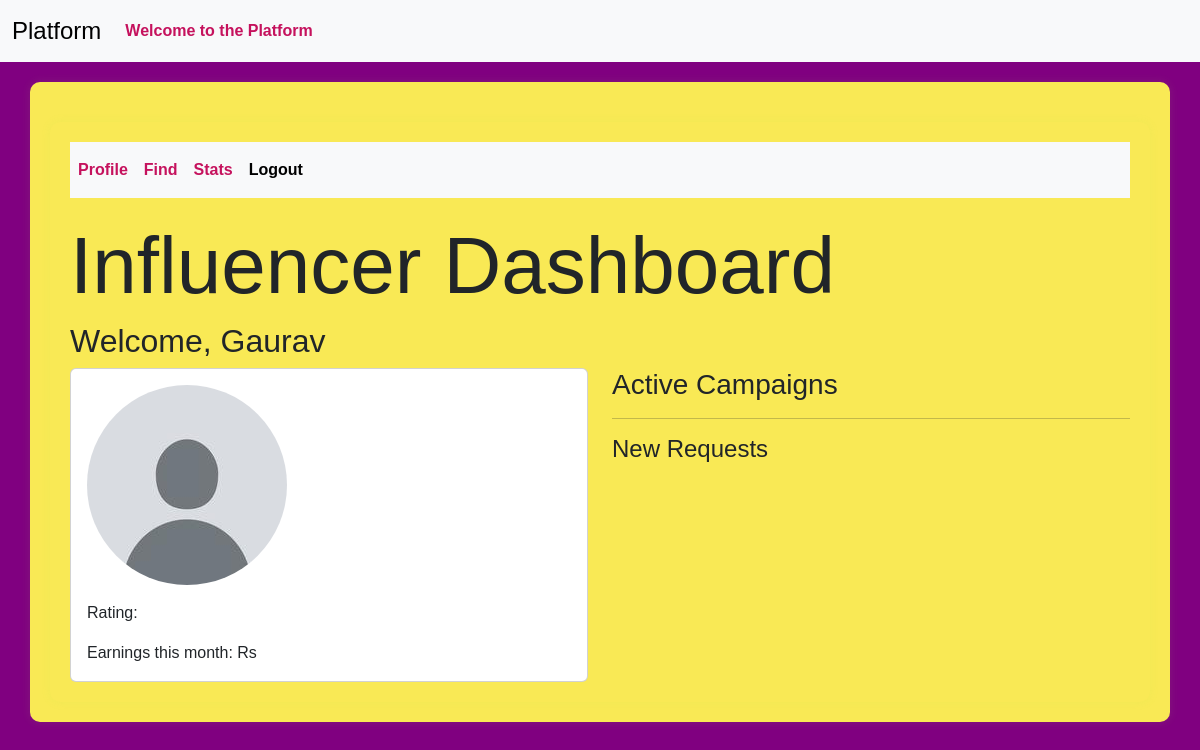
/influencer/dashboard (signed in), run on an earlier commit of the app's database.
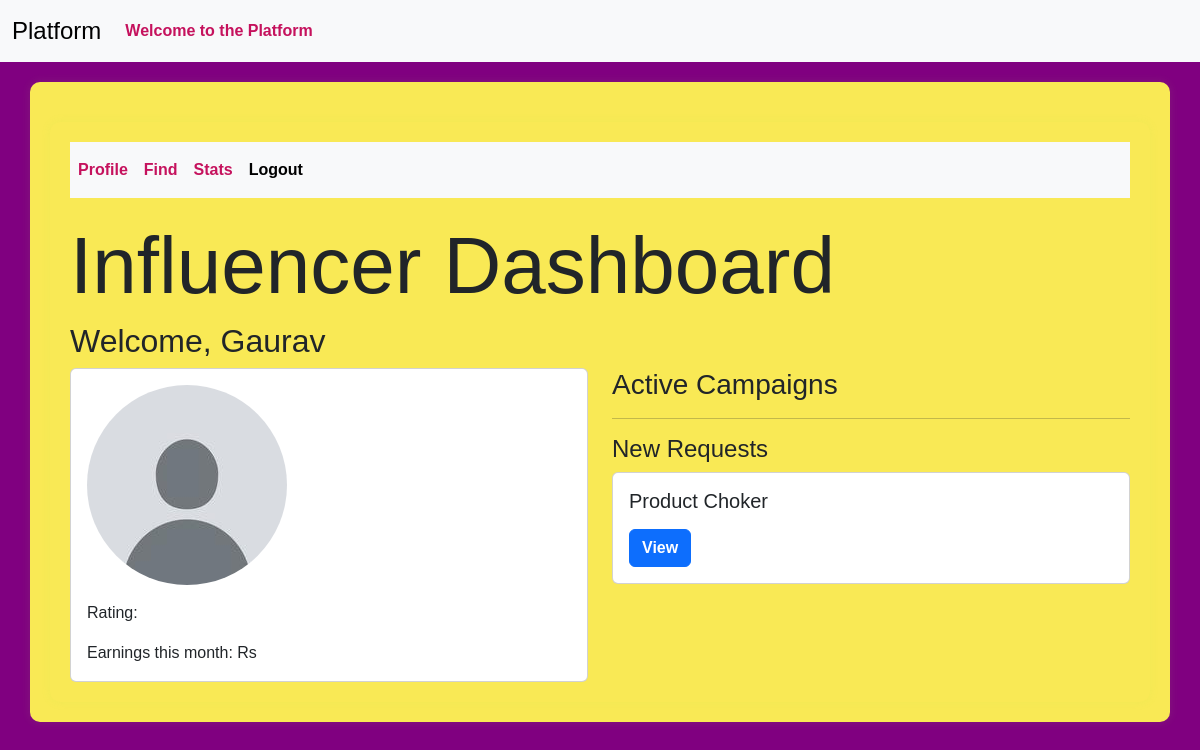
And on a later commit of the database.
### models.py (models this page shows, shortened)
class User(db.Model,UserMixin):
    __tablename__ = 'user'
    id = Column(Integer, primary_key=True)
    username = Column(String(32), unique=True)
    passhash = Column(String(256), nullable=False)
    name = Column(String(64), nullable=True)
    flagged = Column(Boolean, default=False)
    user_type = Column(String(50),nullable=False,default='user')
    __mapper_args__ = {
        'polymorphic_identity': 'user',
        'polymorphic_on': user_type
    }

class AdRequest(db.Model):
    __tablename__ = 'ad_request'
    id = Column(Integer, primary_key=True)
    campaign_id = Column(Integer, ForeignKey('campaign.id'), nullable=False)
    influencer_id = Column(Integer, ForeignKey('user.id'), nullable=False)
    requirements = Column(Text, nullable=True)
    payment_amount = Column(Float, nullable=False)
    status = Column(Enum('Pending', 'Accepted', 'Rejected', name='status_enum'), nullable=False, default='Pending')
    campaign = relationship('Campaign', backref='ad_requests')
    influencer = relationship('Influencer', backref='ad_requests', overlaps="influencer_ad_requests,influencer_relation")

class Campaign(db.Model):
    __tablename__ = 'campaign'
    id = Column(Integer, primary_key=True)
    name = Column(String(256), unique=False)
    description = Column(Text, nullable=True)
    start_date = Column(Date, nullable=False,default=date.today())
    end_date = Column(Date, nullable=False,default=lambda:date.today()+timedelta(days=30))
    budget = Column(Float, nullable=False,default=0.0)
    visibility = Column(Enum('public', 'private', name='visibility_enum'), nullable=False, default='public')
    sponsor_id = Column(Integer, ForeignKey('sponsor.id'), nullable=False)
    flagged = Column(Boolean, default=False)
    status = Column(String(20))
    niche = db.Column(db.Enum(NicheEnum), nullable=False)
    sponsor = relationship('Sponsor', backref='campaigns', overlaps="sponsor_campaigns,sponsor_relation")

### routes.py (the view)
@app.route('/influencer/dashboard')
@auth_required
def influencer_dashboard():
    user_id=session.get('user_id')
    if not user_id:
        flash('Kindly login first')
        return redirect(url_for('login'))
    influencer=Influencer.query.get(user_id)
    if not influencer:
        flash('Not Found!','danger')
        return redirect(url_for('login'))
    details=InfluencerDetails.query.filter_by(user_id=user_id).first()
    active_campaigns=[]
    new_requests = AdRequest.query.filter_by(influencer_id=user_id, status='Pending').all()
    return render_template('influencer_dashboard.html',user=influencer,details=details,active_campaigns=active_campaigns,new_requests=new_requests)

### app.py (called while the page is built)
@login_manager.user_loader
def load_user(user_id):
    return User.query.get(int(user_id))

### routes.py (called while the page is built)
def auth_required(func):
    @wraps(func)
    def inner(*args,**kwargs):
        if 'user_id' in session:
            return func(*args,**kwargs)
        else:
           flash('Kindly login first.')
           return redirect(url_for('login'))
    return inner

### templates/influencer_dashboard.html (shortened to what this page needs)
{% extends 'layout.html' %}
{% block content %}
<div class="container">
    <nav class="navbar navbar-expand-lg bg-body-tertiary">
        <div class="collapse navbar-collapse" id="navbarSupportedContent">
            <ul class="navbar-nav me-auto mb-2 mb-lg-0">
                <li class="nav-item">
                    <a class="nav-link" aria-current="page" href="{{ url_for('profile') }}">Profile</a>
                </li>
                <li class="nav-item">
                    <a class="nav-link" href="{{ url_for('find_campaigns') }}">Find</a>
                </li>
                <li class="nav-item">
                    <a class="nav-link" href="{{ url_for('stats.influencer_stats') }}">Stats</a>
                </li>
                <li class="nav-item">
                    <a class="nav-link active" href="{{ url_for('logout') }}">Logout</a>
                </li>
            </ul>
        </div>
    </nav>
    <h1 class="display-1"> Influencer Dashboard</h1>
    {% if user %}
        <h2> Welcome, {{ user.name }}</h2>
        <div class="row">
            <div class="col">
                <div class="card">
                    <div class="card-body">
                        {% if details.profile_picture %}
                            <img src="{{ url_for('static', filename='profile_pictures/' + details.profile_picture) }}" class="img-fluid rounded-circle mb-3" alt="Profile Picture">
                        {% else %}
                            <img src="{{ url_for('static', filename='profile_pictures/default.jpg') }}" class="img-fluid rounded-circle mb-3" alt="Profile Picture">
                        {% endif %}
                        <p class="card-text"> Rating: {{ details.rating }}</p>
                        <p class="card-text"> Earnings this month: Rs {{ details.earnings }}</p>
                    </div>
                </div>
            </div>
            <div class="col">
                <h3> Active Campaigns</h3>
                <hr>
                <h4>New Requests</h4>
                {% for request in new_requests %}
                    <div class="card">
                        <div class="card-body">
                            <h5 class="card-title">{{ request.campaign.name }}</h5>
                            <button class="btn btn-primary" data-toggle="modal" data-target="#requestModal{{ request.id }}"> View </button>
                        </div>
                    </div>
                {% endfor %}
            </div>
        </div>
    {% endif %}
</div>
{% endblock %}

### templates/layout.html (shortened to what this page needs)
<!DOCTYPE html>
<html lang="en">
<head>
  <link href="https://cdn.jsdelivr.net/npm/bootstrap@5.3.3/dist/css/bootstrap.min.css" rel="stylesheet">
  {% block style %}
         <link href="{{url_for('static',filename='profile_pictures/style.css')}}" rel="stylesheet">
  {% endblock %}
</head>
<body>
<nav class="navbar navbar-expand-lg bg-body-tertiary">
        <div class="container-fluid">
          <a class="navbar-brand" href="#">Platform</a>
          <div class="collapse navbar-collapse" id="navbarSupportedContent">
            <ul class="navbar-nav me-auto mb-2 mb-lg-0">
              {% if 'user_id' in session %}
                <li class="nav-item">
                  <a class="nav-link" href="#">Welcome to the Platform</a>
                </li>
              {% endif %}
            </ul>
          </div>
        </div>
</nav>
<div class="container">
    {% block content %}
    {% endblock %}
</div>
</body>
</html>

### static/profile_pictures/style.css (style rules this page uses)
body { font-family: 'Arial', sans-serif; background-color:#800080; }
.navbar { margin-bottom: 20px; }
.navbar-brand { font-size: 1.5rem; }
.nav-link { color: #c5125d; font-weight: bold; }
.container { margin-top: 20px; background-color: #f9e955; padding: 20px; border-radius: 10px; box-shadow: 0px 0px 10px rgba(154, 241, 83, 0.1); }
.btn { font-weight: bold; }

What changed in the data, as far as the page shows it:
added AdRequest: campaign.name "Product Choker"
